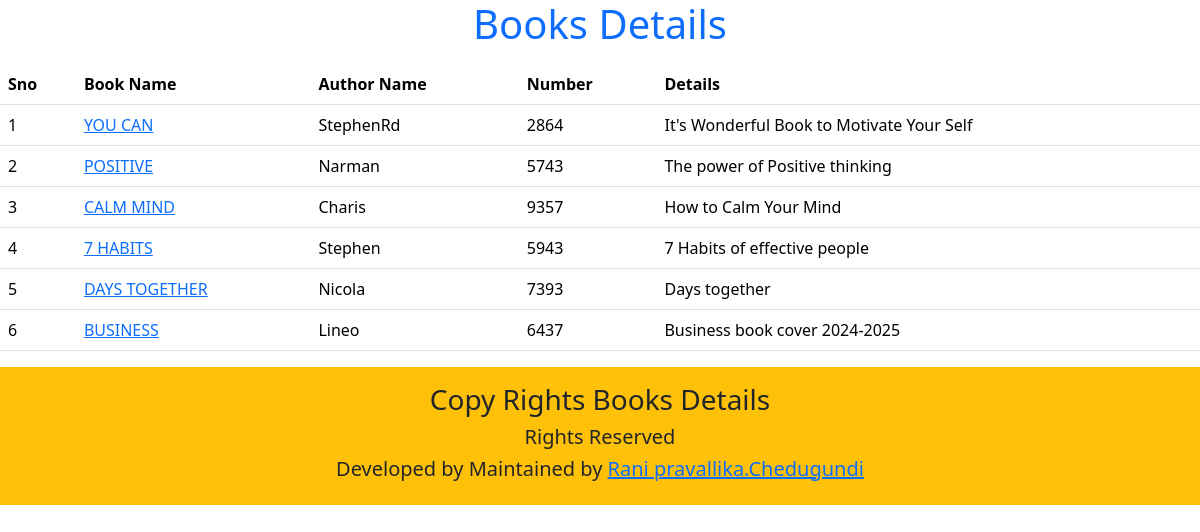
The app's page /book-1/ with its own data.
### value/models.py (models this page shows, shortened)
class MBook(models.Model):
    Book_Name=models.CharField(max_length=50);
    Author=models.CharField(max_length=50);
    Number=models.CharField(max_length=50);
    Details=models.CharField(max_length=50);
    Photo=models.ImageField(upload_to='images');

### Book/views.py (the view)
# urls.py: path('book-1/',views.details,name='home'),
def details(request):
    book=MBook.objects.all()
    context={
        'book':book,
    }
    return render(request,'home.html',context)

### templates/home.html (shortened to what this page needs)
<!DOCTYPE html>
<html lang="en">
<head>
    <link href="https://cdn.jsdelivr.net/npm/bootstrap@5.3.3/dist/css/bootstrap.min.css" rel="stylesheet">
</head>
<body>
    <h1 class="text-center text-primary">Books Details</h1>
    <table class="table table-hover mt-3">
        <thead>
        <th>Sno</th>
        <th>Book Name</th>
        <th>Author Name</th>
        <th>Number</th>
        <th>Details</th>
        </thead>
        <tbody>
        {% for x in book %}
          <tr>
            <td>{{forloop.counter}}</td>
            <td><a href="{% url 'book_detail' x.id %}">{{x.Book_Name}}</td></a>
            <td>{{x.Author}}</td>
            <td>{{x.Number}}</td>
            <td>{{x.Details}}</td>
          </tr>
        {% endfor %}
        </tbody>
      </table>
      <footer class="text-center bg-warning p-3">
        <h3>Copy Rights Books Details</h3>
        <h5>Rights Reserved</h5>
        <h5>Developed by Maintained by <a href="#">Rani pravallika.Chedugundi</a></h5>
      </footer>
</body>
</html>

### records on screen
MBook: Book_Name "YOU CAN", Author "StephenRd", Number "2864", Details "It's Wonderful Book to Motivate Your Self"
MBook: Book_Name "POSITIVE", Author "Narman", Number "5743", Details "The power of Positive thinking"
MBook: Book_Name "CALM MIND", Author "Charis", Number "9357", Details "How to Calm Your Mind"
MBook: Book_Name "7 HABITS", Author "Stephen", Number "5943", Details "7 Habits of effective people"
MBook: Book_Name "DAYS TOGETHER", Author "Nicola", Number "7393", Details "Days together"
MBook: Book_Name "BUSINESS", Author "Lineo", Number "6437", Details "Business book cover 2024-2025"
